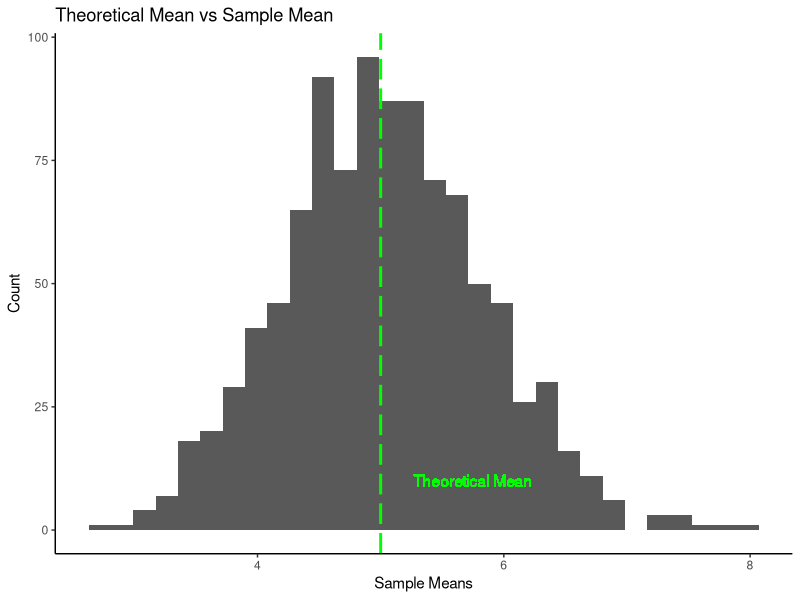
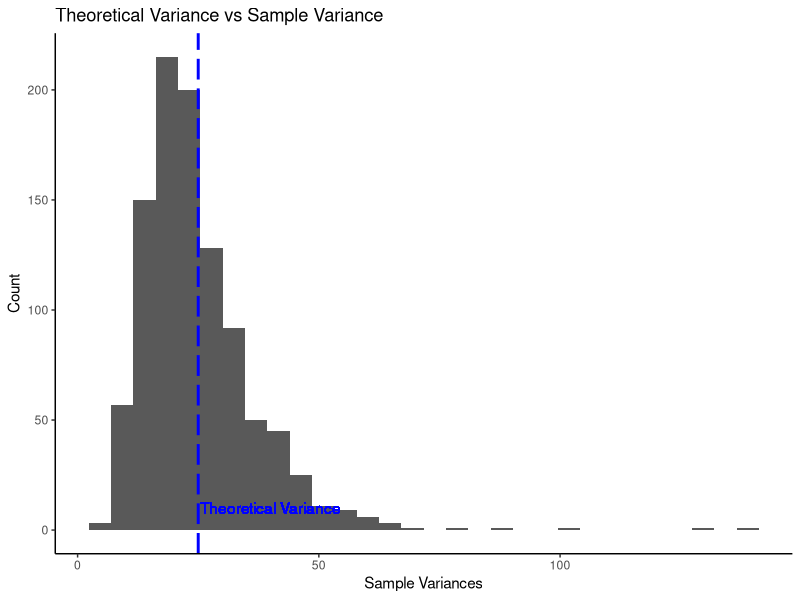
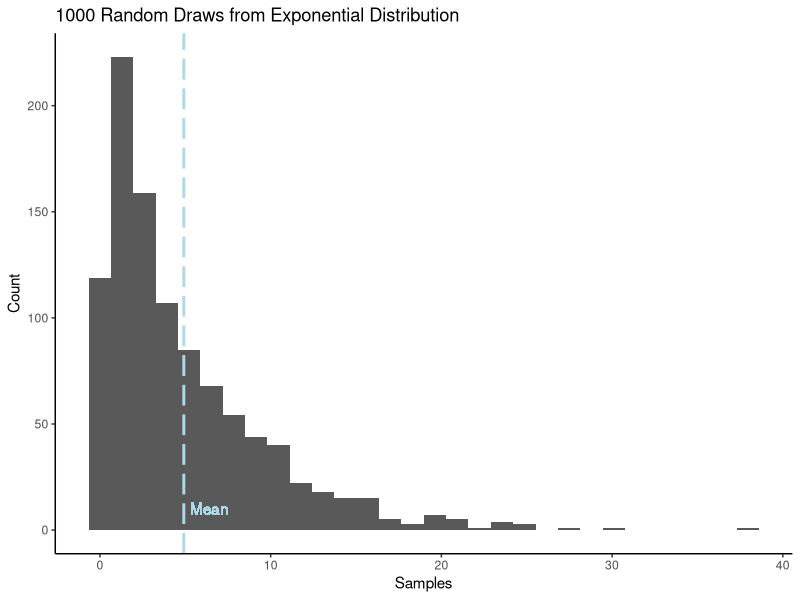
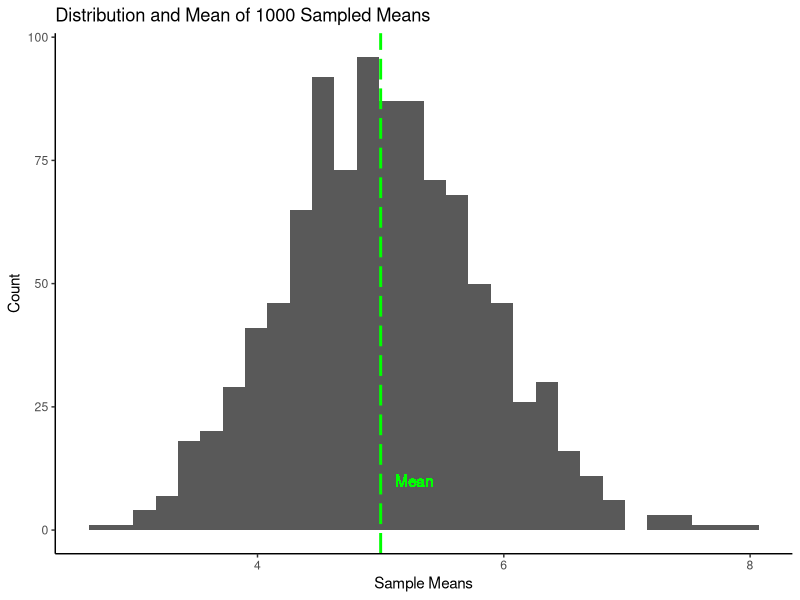
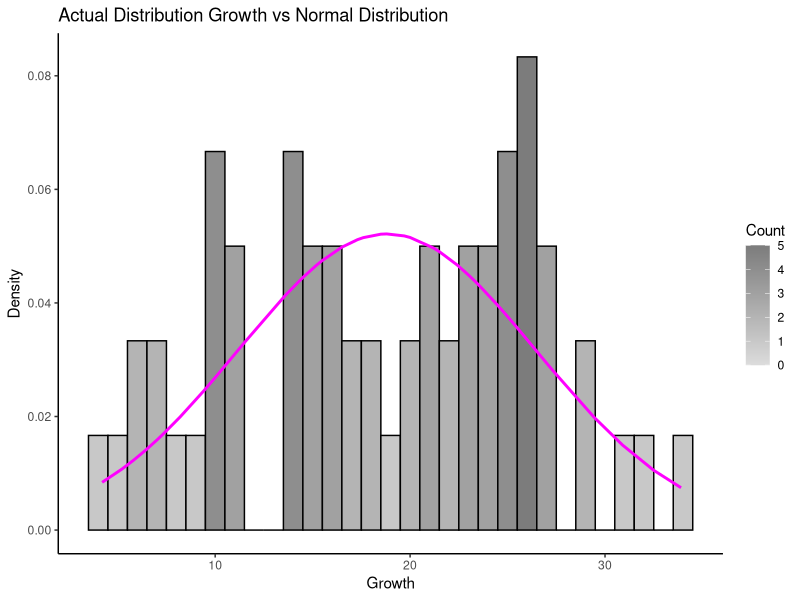

R code for these plots, in order: (Note: this script raises an error after producing the figures.)
## ---- chunk 1
    lambda<-0.2
    mns<-NULL
    vars<-NULL
    for (i in 1:1000) {
            mns=c(mns,mean(rexp(40,lambda)))
            vars=c(vars,var(rexp(40,lambda)))
    }
    sims<-data.frame(mns,vars)
## ---- chunk 2
    library(ggplot2)
    ggplot(data=sims, aes(mns))+
            geom_histogram()+
            labs(title="Theoretical Mean vs Sample Mean",
                 x="Sample Means",
                 y="Count")+
            geom_vline(xintercept=1/lambda, colour="green",linetype="longdash", size=1)+
            geom_text(aes(x=1/lambda*1.15,y=10,label="Theoretical Mean"),color="green")+
            theme_classic()
## ---- chunk 3
    mean(sims$mns)
## ---- chunk 4
    library(ggplot2)
    ggplot(data=sims, aes(vars))+
            geom_histogram()+
            labs(title="Theoretical Variance vs Sample Variance",
                 x="Sample Variances",
                 y="Count")+
            geom_vline(xintercept=(1/lambda)^2, colour="blue",linetype="longdash", size=1)+
            geom_text(aes(x=(1/lambda)^2*1.6,y=10,label="Theoretical Variance"),color="blue")+
            theme_classic()
## ---- chunk 5
    mean(sims$vars)
## ---- chunk 6
    draws<-rexp(1000,0.2)
    draws<-data.frame(draws)
    drawmean<-mean(draws$draws)
    library(ggplot2)
    ggplot(data=draws, aes(draws))+
            geom_histogram()+
            labs(title="1000 Random Draws from Exponential Distribution",
                 x="Samples",
                 y="Count")+
            geom_vline(xintercept=mean(drawmean), colour="lightblue",linetype="longdash", size=1)+
            geom_text(aes(x=drawmean+1.5,y=10,label="Mean"),color="lightblue")+
            theme_classic()
## ---- chunk 7
    library(ggplot2)
    ggplot(data=sims, aes(mns))+
            geom_histogram()+
            labs(title="Distribution and Mean of 1000 Sampled Means",
                 x="Sample Means",
                 y="Count")+
            geom_vline(xintercept=1/lambda, colour="green",linetype="longdash", size=1)+
            geom_text(aes(x=mean(sims$mns)+.25,y=10,label="Mean"),color="green")+
            theme_classic()
## ---- chunk 8
    library(datasets)
    data("ToothGrowth")
    str(ToothGrowth)
## ---- chunk 9
    summary(ToothGrowth)
## ---- chunk 10
    library(ggplot2)
    ggplot(data=ToothGrowth,aes(x=len))+
            geom_histogram(aes(y=..density..,fill=..count..),
                           binwidth=1,
                           color="black")+
            scale_fill_gradient("Count",
                                low="#DCDCDC",
                                high="#7C7C7C")+
            labs(title="Actual Distribution Growth vs Normal Distribution",
                 x="Growth",
                 y="Density")+
            geom_line(aes(y=dnorm(x=ToothGrowth$len,mean=mean(ToothGrowth$len),sd=sd(ToothGrowth$len))),
                      color="magenta",
                      size=1)+
            theme_classic()
## ---- chunk 11
    with(ToothGrowth,t.test(len~supp,alternative="two.sided",mu=0,conf.level=0.95, paired=FALSE))
## ---- chunk 12
    halfdose<-ToothGrowth[ToothGrowth$dose==0.5,]
    fulldose<-ToothGrowth[ToothGrowth$dose==1.0,]
    doubledose<-ToothGrowth[ToothGrowth$dose==2.0,]
## ---- chunk 13
    with(halfdose,t.test(len~supp,alternative="two.sided",mu=0,conf.level=0.95,paired=FALSE))
## ---- chunk 14
    with(fulldose,t.test(len~supp,alternative="two.sided",mu=0,conf.level=0.95,paired=FALSE))
## ---- chunk 15
    with(doubledose,t.test(len~supp,alternative="two.sided",mu=0,conf.level=0.95,paired=FALSE))
